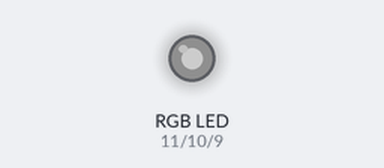
This sketch was run on a simulated Arduino Uno, built with avr-gcc and run on an emulated ATmega328P. On the bench: an RGB LED mixed from three pins (HIGH = lit). Dim RGB values are drawn brighter than linear.

Above: at 0.05 s.
At 0.5 s:
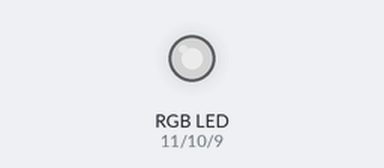
At 0.95 s:
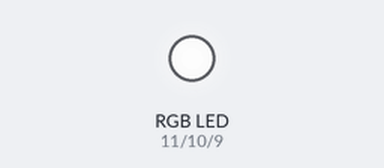
At 1.3 s:
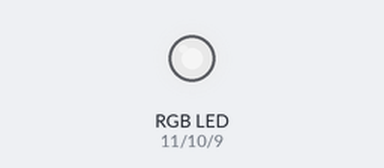
At 1.75 s:
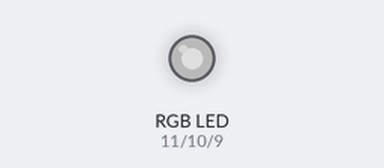
Timing chart, 0 to 4.7 s (numbered marks = the images above):
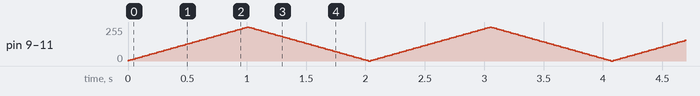

The sketch:

_7_Mood_Light.ino
```cpp
int REDPin = 11;    // RED pin of the LED to PWM pin 11
int GREENPin = 10;  // GREEN pin of the LED to PWM pin 10
int BLUEPin = 9;    // BLUE pin of the LED to PWM pin 9
int brightness = 0; // LED brightness
int increment = 5;  // brightness increment
void setup()

{
  pinMode(REDPin, OUTPUT);
  pinMode(GREENPin, OUTPUT);
  pinMode(BLUEPin, OUTPUT);
  Serial.begin(9600);
}

void loop()
{

brightness = brightness + increment;// brightness for next loop
  if (brightness <= 0 || brightness >= 255)
  // reverse the direction of fade
  {
    increment = -increment;
  }

brightness = constrain(brightness, 0, 255);
  analogWrite(REDPin, brightness);
  analogWrite(GREENPin, brightness);
  analogWrite(BLUEPin, brightness);
  delay(20);

// wait for 20 milliseconds to see the dimming effect

}
```
